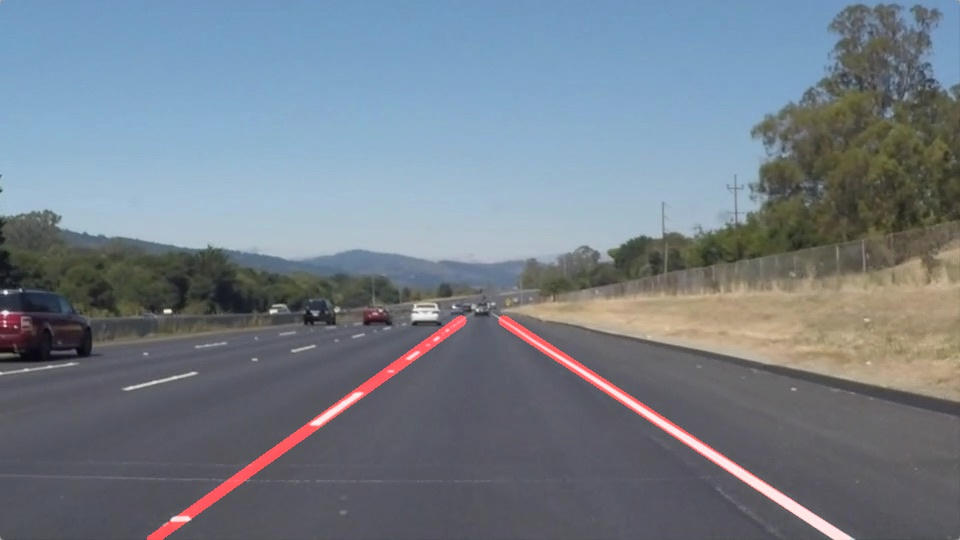
#> input picture laneLines_thirdPass.jpg, 960 x 540 px
$ python color_selection.py
#> lines starting #> are read from the running program, lines starting #| are printed output that depends on the picture; after the words box and inside, x2 and y2 are one past the last pixel; in counts of white or black regions, pixels touching at a corner belong together
import matplotlib.pyplot as plt
import matplotlib.image as mpimg
import numpy as np

print("ciao")

# Read in the image and print out some stats
# Note: in the previous example we were reading a .jpg
# Here we read a .png and convert to 0,255 bytescale
image = mpimg.imread('laneLines_thirdPass.jpg')
#> image is the input picture: shape (540, 960, 3); mean R, G, B 116.1, 126, 136.5
# image = (mpimg.imread('test.png')*255).astype('uint8')
print('This image is: ', type(image), 'with dimensions:', image.shape)
#| This image is:  <class 'numpy.ndarray'> with dimensions: (540, 960, 3)

# Grab the x and y size and make a copy of the image
ysize = image.shape[0]
#> ysize = 540
xsize = image.shape[1]
#> xsize = 960
color_select = np.copy(image)

# Define color selection criteria
# MODIFY THESE VARIABLES TO MAKE YOUR COLOR SELECTION
red_threshold = 200
green_threshold = 200
blue_threshold = 200
#

rgb_threshold = [red_threshold, green_threshold, blue_threshold]

# Do a boolean or with the "|" character to identify
# pixels below the thresholds
thresholds = (image[:, :, 0] < rgb_threshold[0]) \
            | (image[:, :, 1] < rgb_threshold[1]) \
            | (image[:, :, 2] < rgb_threshold[2])
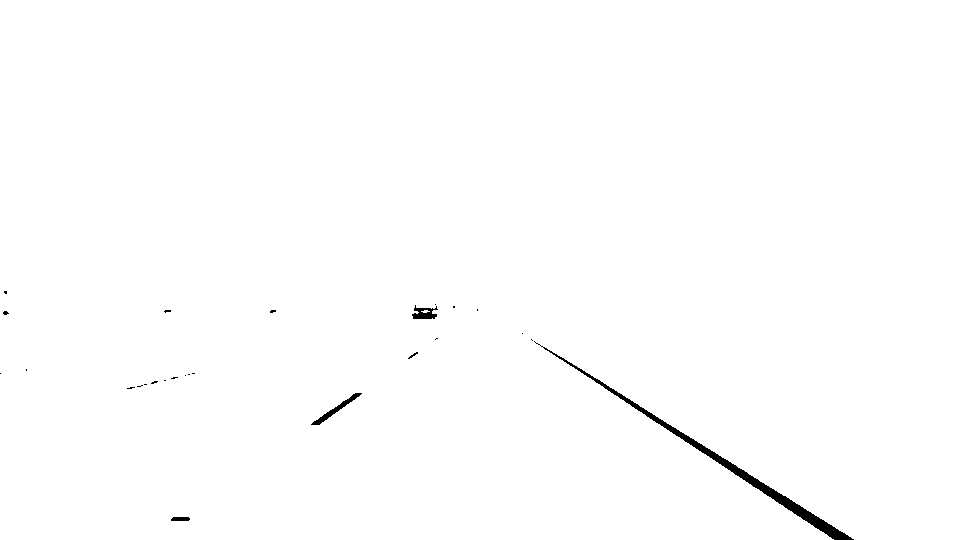
#> thresholds: shape (540, 960) bool; 99.4% white; 26 black regions (21 under 20 px), largest, box (x1, y1, x2, y2) and area: (534, 341, 854, 540) 2207, (311, 393, 362, 425) 269, (412, 305, 438, 319) 211, (171, 517, 190, 521) 71, (408, 352, 418, 359) 21
color_select[thresholds] = [0, 0, 0]
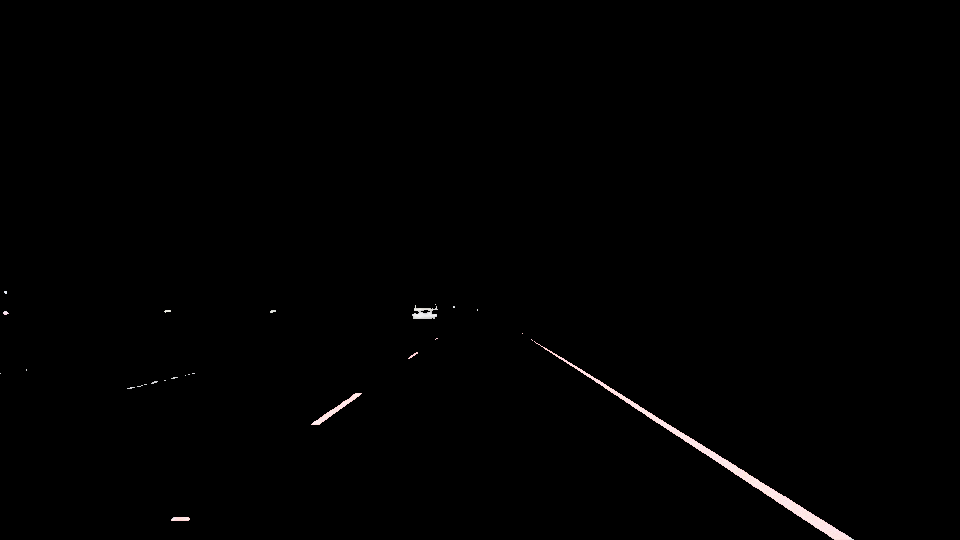
#> color_select: shape (540, 960, 3); mean R, G, B 1.4, 1.3, 1.3
plt.imshow(color_select)
# Display the image
plt.imshow(color_select)

# Uncomment the following code if you are running the code locally and wish to save the image
# mpimg.imsave("test-after.png", color_select)
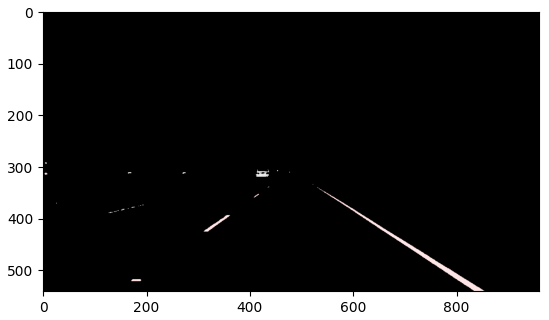
#> figure drawn by matplotlib, 1 panel
